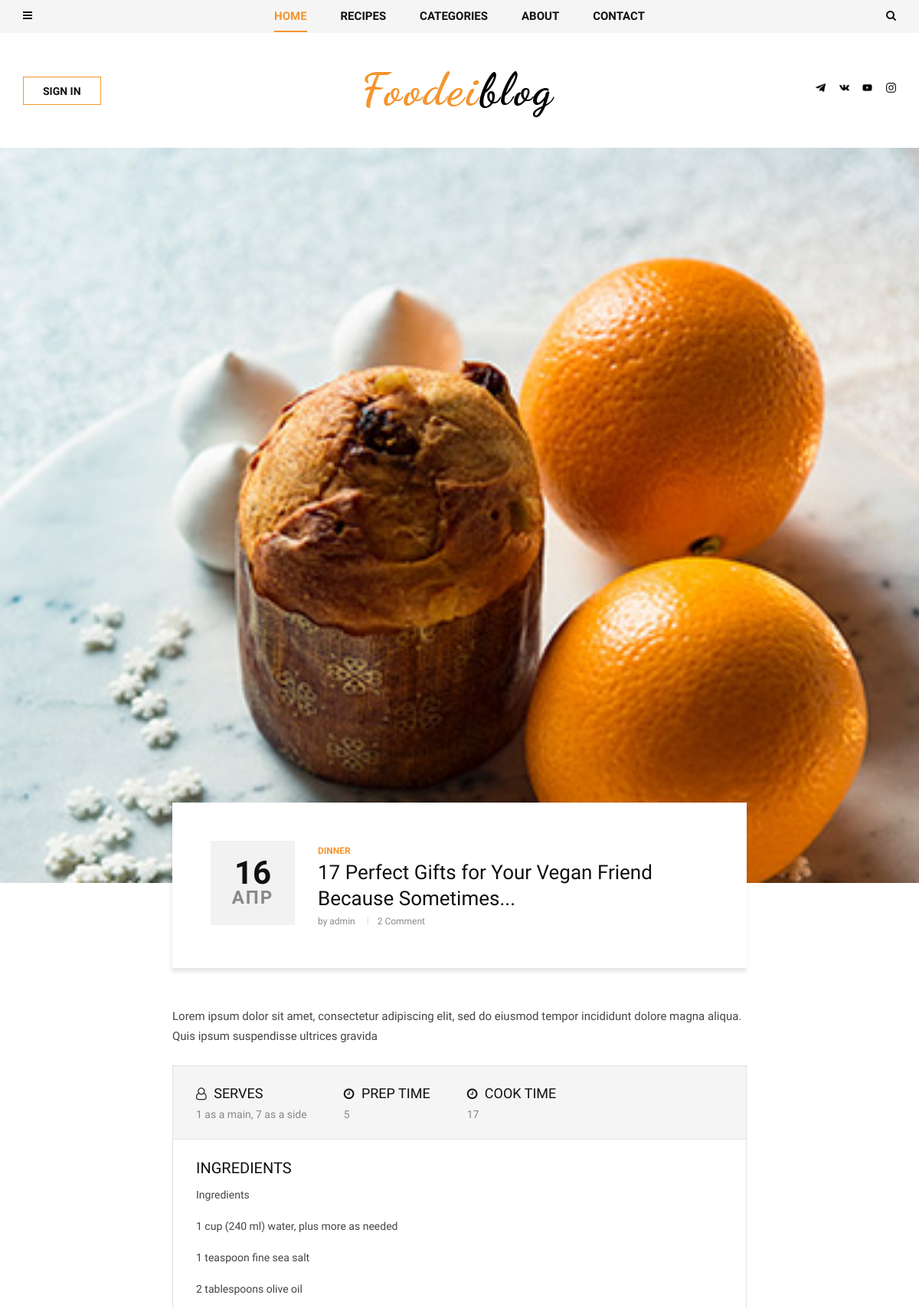
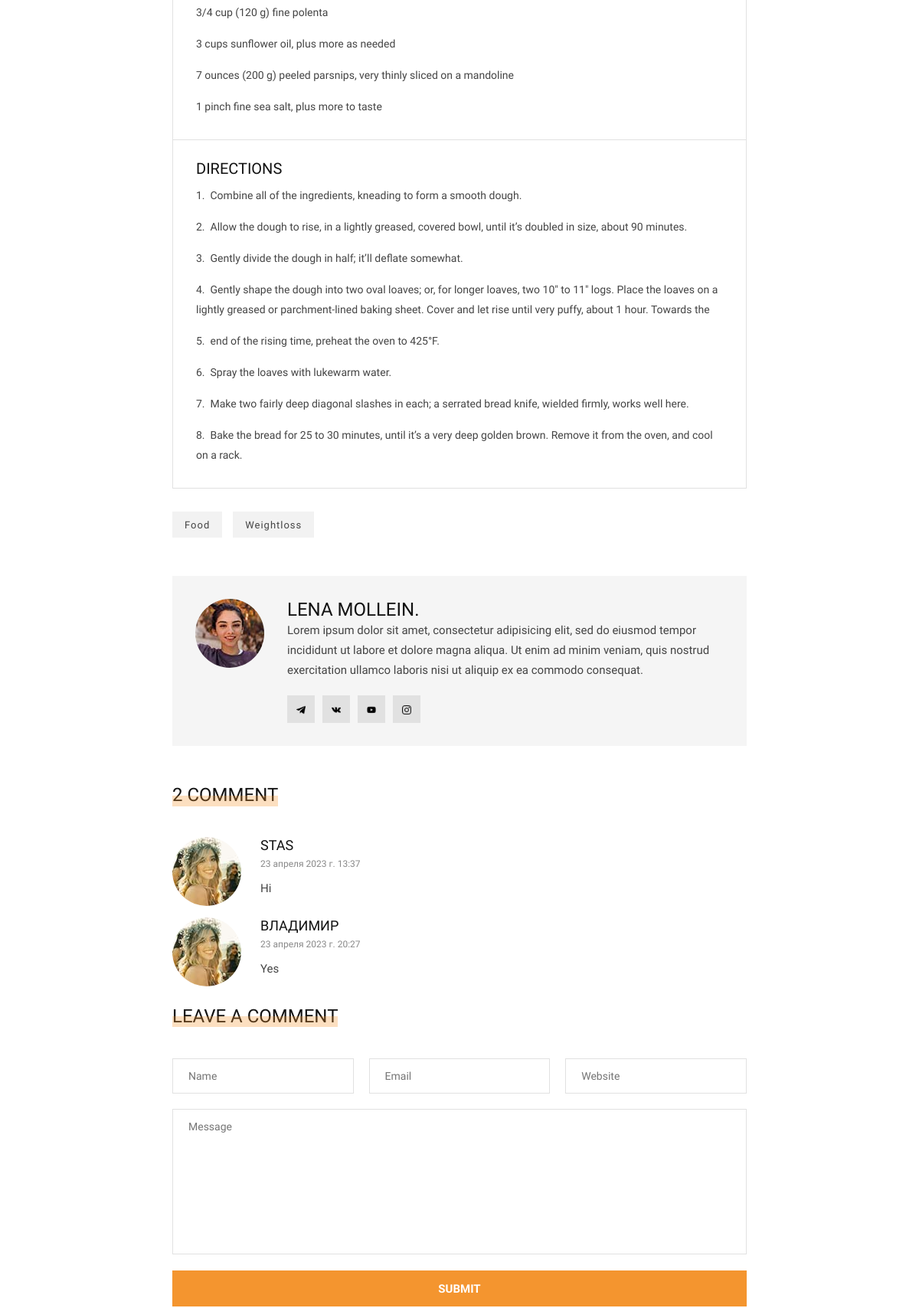
The app's page /dinner/17-perfect-gifts-for-your-vegan-friend-because-sometimes/ (upper part) with its own data (2 pictures, top to bottom).
### contact/models.py (models this page shows, shortened)
class Social(models.Model):
    icon = models.FileField(upload_to='icons/')
    link = models.URLField()
    alt = models.CharField(max_length=100, null=True, blank=True)

class About(models.Model):
    name = models.CharField(max_length=50, default='')
    profile_picture = models.ImageField(upload_to='about/author_profile', default='user-default.png')
    title = models.CharField(max_length=200)
    text = RichTextField()
    mini_text = RichTextField()
    max_text = RichTextField(default='')

### blog/models.py (models this page shows, shortened)
class Post(models.Model):
    author = models.ForeignKey(User, related_name='posts', on_delete=models.CASCADE)
    slug = models.SlugField(max_length=200, unique=True, default='')
    title = models.CharField(max_length=200)
    image = models.ImageField(upload_to='articles/%Y/%m/%d', null=True, blank=True)
    text = models.TextField()
    category = models.ForeignKey(Category, related_name='post', on_delete=models.SET_NULL, null=True)
    tags = models.ManyToManyField(Tag, related_name='post', blank=True)
    is_published = models.BooleanField(default=True, verbose_name='Опубликовано')
    create_at = models.DateTimeField(auto_now_add=True)  # когда была создана данная запись
    def get_absolute_url(self):
        return reverse('post_single', kwargs={'slug': self.category.slug, 'post_slug': self.slug})
    def get_comments(self):
        return self.comment.all()

class Category(MPTTModel):
    name = models.CharField(max_length=100)
    slug = models.SlugField(max_length=100, unique=True)
    parent = TreeForeignKey('self', related_name='children', on_delete=models.SET_NULL, null=True, blank=True)  # что бы были подкатегории
    def __str__(self):
        return self.name
    class MPTTMeta:
        order_insertion_by = ['name']

class Recipe(models.Model):
    name = models.CharField(max_length=100, null=True, blank=True)
    serves = models.CharField(max_length=50)
    prep_time = models.PositiveIntegerField(default=0)
    cook_time = models.PositiveIntegerField(default=0)
    ingredients = RichTextField()
    directions = RichTextField()
    post = models.ForeignKey(Post, related_name='recipes', on_delete=models.SET_NULL, null=True, blank=True)

class Tag(models.Model):
    name = models.CharField(max_length=100)
    slug = models.SlugField(max_length=100, unique=True)

class Comment(models.Model):
    name = models.CharField(max_length=50)
    email = models.CharField(max_length=100)
    website = models.CharField(max_length=150, blank=True, null=True)
    message = models.TextField(max_length=500)
    create_at = models.DateTimeField(default=timezone.now)
    post = models.ForeignKey(Post, related_name='comment', on_delete=models.CASCADE)

### blog/views.py (the view)
# urls.py: path('<slug:slug>/<slug:post_slug>/', views.PostDetailView.as_view(), name='post_single'), # путь для просмотра отдельной статьи
class PostDetailView(DetailView):
    model = Post
    slug_url_kwarg = 'post_slug'
    context_object_name = 'post'
    def get_context_data(self, **kwargs):
        context = super().get_context_data(**kwargs)
        context['form'] = CommentForm()
        return context

### blog/forms.py
class CommentForm(forms.ModelForm):
    class Meta:
        model = Comment
        exclude = ['post', 'create_at']
        widgets = {
            'name': forms.TextInput(attrs={'placeholder': 'Name'}),
            'email': forms.EmailInput(attrs={'placeholder': 'Email'}),
            'website': forms.TextInput(attrs={'placeholder': 'Website'}),
            'message': forms.Textarea(attrs={'placeholder': 'Message'})
        }

### blog/templatetags/menu_tags.py (called while the page is built)
def get_all_categories():
    return Category.objects.annotate(Count('post'))

@register.inclusion_tag('blog/include/tags/top_menu.html')
def get_categories():
    category = get_all_categories()
    return {'list_category': category}

@register.inclusion_tag('blog/include/tags/recipes_tag.html')
def get_last_posts():
    posts = Post.objects.select_related('category').order_by('-id')[:20]
    return {'list_last_post': posts}

### contact/templatetags/social_tags.py (called while the page is built)
@register.simple_tag()
def get_social_links():
    return Social.objects.all()

@register.simple_tag()
def get_about():
    return About.objects.last()

### templates/blog/post_detail.html (shortened to what this page needs)
{% extends 'base.html' %}
{% load static social_tags %}
{% block content %}
<section class="single-post spad">
    {% if post.image %}
    <div class="single-post__hero set-bg" data-setbg="{{ post.image.url }}"></div>
    {% endif %}
    <div class="container">
        <div class="row d-flex justify-content-center">
            <div class="col-lg-8">
                <div class="single-post__title">
                    <div class="single-post__title__meta">
                        <h2>{{ post.create_at|date:'d' }}</h2>
                        <span>{{ post.create_at|date:'M' }}</span>
                    </div>
                    <div class="single-post__title__text">
                        <ul class="label">
                            <li>{{ post.category }}</li>
                        </ul>
                        <h4>{{ post.title }}</h4>
                        <ul class="widget">
                            <li>by {{ post.author }}</li>
                            <li>{{ post.get_comments.count }} Comment</li>
                        </ul>
                    </div>
                </div>
                <div class="single-post__top__text">
                    <p>{{ post.text|slice:':250' }}</p>
                </div>
                <div class="single-post__recipe__details">
                    {% for recipe in post.recipes.all %}
                    <div class="single-post__recipe__details__option">
                        <ul>
                            <li>
                                <h5><i class="fa fa-user-o"></i> SERVES</h5>
                                <span>{{ recipe.serves }}</span>
                            </li>
                            <li>
                                <h5><i class="fa fa-clock-o"></i> PREP TIME</h5>
                                <span>{{ recipe.prep_time }}</span>
                            </li>
                            <li>
                                <h5><i class="fa fa-clock-o"></i> Cook TIME</h5>
                                <span>{{ recipe.cook_time }}</span>
                            </li>
                        </ul>
                    </div>
                    <div class="single-post__recipe__details__indegradients">
                        <h5>Ingredients</h5>
                        {{ recipe.ingredients|safe }}
                    </div>
                    <div class="single-post__recipe__details__direction">
                        <h5>Directions</h5>
                        {{ recipe.directions|safe }}
                    </div>
                    {% endfor %}
                </div>
                <div class="single-post__tags">
                    {% for tag in post.tags.all %}
                    <a href="#">{{ tag.name }}</a>
                    {% endfor %}
                </div>
                {% get_about as about %}
                <div class="single-post__author__profile">
                    <div class="single-post__author__profile__pic">
                        {% if about.about_images %}
                        <img src="{{ about.profile_picture.url }}" alt="">
                        {% endif %}
                    </div>
                    <div class="single-post__author__profile__text">
                        <h4>{{ about.name }}.</h4>
                        {{ about.max_text|safe }}
                        <div class="single-post__author__profile__social">
                            {% get_social_links as social_link %}
                            {% for item in social_link %}
                            <a href="{{ item.link }}" target="_blank">
                                {% if item.icon %}
                                <img class="social__footer__img" src="{{ item.icon.url }}" alt="">
                                {% endif %}
                            </a>
                            {% endfor %}
                        </div>
                    </div>
                </div>
                <div class="single-post__comment">
                    <div class="widget__title">
                        <h4>{{ post.get_comments.count }} Comment</h4>
                    </div>
                    {% for comment in post.get_comments %}
                    <div class="single-post__comment__item">
                        <div class="single-post__comment__item__pic">
                            <img src="{% static 'img/categories/single-post/comment/comment-1.jpg' %}" alt="">
                        </div>
                        <div class="single-post__comment__item__text">
                            <h5>{{ comment.name }}</h5>
                            <span>{{ comment.create_at }}</span>
                            <p>{{ comment.message }}</p>
                        </div>
                    </div>
                    {% endfor %}
                </div>
                <div class="single-post__leave__comment">
                    <div class="widget__title">
                        <h4>Leave a comment</h4>
                    </div>
                    <form action="{% url 'create_comment' pk=post.id %}" method="post">
                        <div class="input-list">
                            {{ form.name }}
                            {{ form.email }}
                            {{ form.website }}
                        </div>
                        {{ form.message }}
                        <button type="submit" class="site-btn">Submit</button>
                    </form>
                </div>
            </div>
        </div>
    </div>
</section>
{% endblock content %}

### templates/header.html
{% load static social_tags %}
<header class="header">
    <div class="header__top">
        <div class="container">
            <div class="row">
                <div class="col-lg-2 col-md-1 col-6 order-md-1 order-1">
                    <div class="header__humberger">
                        <i class="fa fa-bars humberger__open"></i>
                    </div>
                </div>
                <div class="col-lg-8 col-md-10 order-md-2 order-3">
                    {% include 'blog/include/nav/top_nav.html' %}
                </div>
                <div class="col-lg-2 col-md-1 col-6 order-md-3 order-2">
                    <div class="header__search">
                        <i class="fa fa-search search-switch"></i>
                    </div>
                </div>
            </div>
        </div>
    </div>
    <div class="container">
        <div class="row">
            <div class="col-lg-3 col-md-3">
                <div class="header__btn">
                    <a href="./signin.html" class="primary-btn">SIGN IN</a>
                </div>
            </div>
            <div class="col-lg-6 col-md-6">
                <div class="header__logo">
                    <a href="/"><img src="{% static 'img/logo.png' %}" alt=""></a>
                </div>
            </div>
            <div class="col-lg-3 col-md-3">
                <div class="header__social">
                    {% get_social_links as social_link %}
                        {% for item in social_link %}
                        <a href="{{ item.link }}" target="_blank">
                            {% if item.icon %}
                            <img class="social_header_img" src="{{ item.icon.url }}" alt="">
                            {% endif %}
                        </a>
                        {% endfor %}
                </div>
            </div>
        </div>
    </div>
</header>

### records on screen
Social: icon (picture)
Social: icon (picture)
Social: icon (picture)
Social: icon (picture)
Post: create_at "16", create_at "АПР", category "DINNER", title "17 Perfect Gifts for Your Vegan Friend Because Sometimes...", author "admin", get_comments.count "2", text "Lorem ipsum dolor sit amet, consectetur adipiscing elit, sed do eiusmod tempor incididunt dolore magna aliqua. Quis ipsum suspendisse ultrices gravida"
Recipe: serves "1 as a main, 7 as a side", prep_time "5", cook_time "17", ingredients "Ingredients 1 cup (240 ml) water, plus more as needed 1 teaspoon fine sea salt 2 tablespoons olive oil 3/4 cup (120 g) fine polenta 3 cups sunflower oil, plus more as needed 7 ounces (200 g) peeled parsnips, very thinly sliced on a mandoline 1 pinch fine sea salt, plus more to taste", directions "1. Combine all of the ingredients, kneading to form a smooth dough. 2. Allow the dough to rise, in a lightly greased, covered bowl, until it’s doubled in size, about 90 minutes. 3. Gently divide the dough in half; it’ll deflate somewhat. 4. Gently shape the dough into two oval loaves; or, for longer loaves, two 10″ to 11″ logs. Place the loaves on a lightly greased or parchment-lined baking sheet. Cover and let rise until very puffy, about 1 hour. Towards the 5. end of the rising time, preheat the oven to 425°F. 6. Spray the loaves with lukewarm water. 7. Make two fairly deep diagonal slashes in each; a serrated bread knife, wielded firmly, works well here. 8. Bake the bread for 25 to 30…"
Tag: name "Food"
Tag: name "Weightloss"
About: profile_picture (picture), name "LENA MOLLEIN", max_text "Lorem ipsum dolor sit amet, consectetur adipisicing elit, sed do eiusmod tempor incididunt ut labore et dolore magna aliqua. Ut enim ad minim veniam, quis nostrud exercitation ullamco laboris nisi ut aliquip ex ea commodo consequat."
Comment: name "STAS", create_at "23 апреля 2023 г. 13:37", message "Hi"
Comment: name "ВЛАДИМИР", create_at "23 апреля 2023 г. 20:27", message "Yes"
